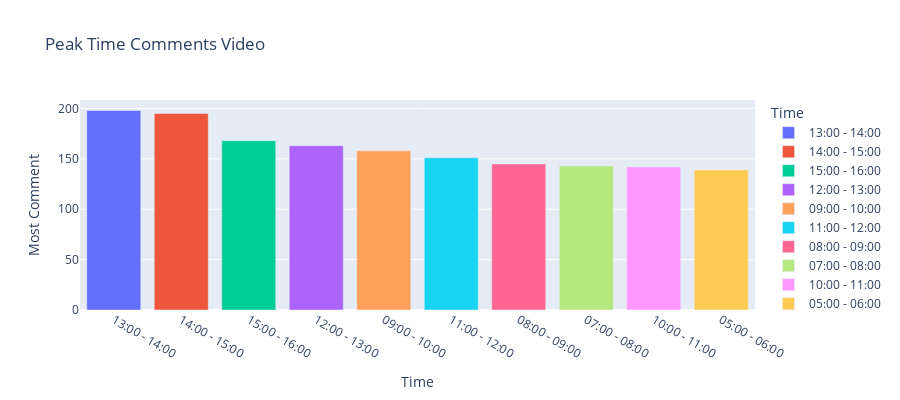

Here is the notebook cell this chart was saved with:
### Code cell
time_group = peak_time['Period_groups'].value_counts().head(10)
time_group = pd.DataFrame(data=time_group)
time_group.reset_index(inplace=True)
time_group = time_group.rename(columns = {'index':'Time','Period_groups':'Most Comment'})
time_group

fig2 = px.bar(time_group, x='Time', y='Most Comment', 
              color='Time', title = 'Peak Time Comments Video', height=400)
fig2.show()

### Figure 1 — Plotly figure (JSON) as saved in the notebook; plotly's stock layout.template omitted (floating-point values rounded to 4 significant figures)
{"data": [{"alignmentgroup": "True", "hovertemplate": "Time=%{x}<br>Most Comment=%{y}<extra></extra>", "legendgroup": "13:00 - 14:00", "marker": {"color": "#636efa", "pattern": {"shape": ""}}, "name": "13:00 - 14:00", "offsetgroup": "13:00 - 14:00", "orientation": "v", "showlegend": true, "textposition": "auto", "type": "bar", "x": ["13:00 - 14:00"], "xaxis": "x", "y": [198], "yaxis": "y"}, {"alignmentgroup": "True", "hovertemplate": "Time=%{x}<br>Most Comment=%{y}<extra></extra>", "legendgroup": "14:00 - 15:00", "marker": {"color": "#EF553B", "pattern": {"shape": ""}}, "name": "14:00 - 15:00", "offsetgroup": "14:00 - 15:00", "orientation": "v", "showlegend": true, "textposition": "auto", "type": "bar", "x": ["14:00 - 15:00"], "xaxis": "x", "y": [195], "yaxis": "y"}, {"alignmentgroup": "True", "hovertemplate": "Time=%{x}<br>Most Comment=%{y}<extra></extra>", "legendgroup": "15:00 - 16:00", "marker": {"color": "#00cc96", "pattern": {"shape": ""}}, "name": "15:00 - 16:00", "offsetgroup": "15:00 - 16:00", "orientation": "v", "showlegend": true, "textposition": "auto", "type": "bar", "x": ["15:00 - 16:00"], "xaxis": "x", "y": [168], "yaxis": "y"}, {"alignmentgroup": "True", "hovertemplate": "Time=%{x}<br>Most Comment=%{y}<extra></extra>", "legendgroup": "12:00 - 13:00", "marker": {"color": "#ab63fa", "pattern": {"shape": ""}}, "name": "12:00 - 13:00", "offsetgroup": "12:00 - 13:00", "orientation": "v", "showlegend": true, "textposition": "auto", "type": "bar", "x": ["12:00 - 13:00"], "xaxis": "x", "y": [163], "yaxis": "y"}, {"alignmentgroup": "True", "hovertemplate": "Time=%{x}<br>Most Comment=%{y}<extra></extra>", "legendgroup": "09:00 - 10:00 ", "marker": {"color": "#FFA15A", "pattern": {"shape": ""}}, "name": "09:00 - 10:00 ", "offsetgroup": "09:00 - 10:00 ", "orientation": "v", "showlegend": true, "textposition": "auto", "type": "bar", "x": ["09:00 - 10:00 "], "xaxis": "x", "y": [158], "yaxis": "y"}, {"alignmentgroup": "True", "hovertemplate": "Time=%{x}<br>Most Comment=%{y}<extra></extra>", "legendgroup": "11:00 - 12:00", "marker": {"color": "#19d3f3", "pattern": {"shape": ""}}, "name": "11:00 - 12:00", "offsetgroup": "11:00 - 12:00", "orientation": "v", "showlegend": true, "textposition": "auto", "type": "bar", "x": ["11:00 - 12:00"], "xaxis": "x", "y": [151], "yaxis": "y"}, {"alignmentgroup": "True", "hovertemplate": "Time=%{x}<br>Most Comment=%{y}<extra></extra>", "legendgroup": "08:00 - 09:00 ", "marker": {"color": "#FF6692", "pattern": {"shape": ""}}, "name": "08:00 - 09:00 ", "offsetgroup": "08:00 - 09:00 ", "orientation": "v", "showlegend": true, "textposition": "auto", "type": "bar", "x": ["08:00 - 09:00 "], "xaxis": "x", "y": [145], "yaxis": "y"}, {"alignmentgroup": "True", "hovertemplate": "Time=%{x}<br>Most Comment=%{y}<extra></extra>", "legendgroup": "07:00 - 08:00 ", "marker": {"color": "#B6E880", "pattern": {"shape": ""}}, "name": "07:00 - 08:00 ", "offsetgroup": "07:00 - 08:00 ", "orientation": "v", "showlegend": true, "textposition": "auto", "type": "bar", "x": ["07:00 - 08:00 "], "xaxis": "x", "y": [143], "yaxis": "y"}, {"alignmentgroup": "True", "hovertemplate": "Time=%{x}<br>Most Comment=%{y}<extra></extra>", "legendgroup": "10:00 - 11:00 ", "marker": {"color": "#FF97FF", "pattern": {"shape": ""}}, "name": "10:00 - 11:00 ", "offsetgroup": "10:00 - 11:00 ", "orientation": "v", "showlegend": true, "textposition": "auto", "type": "bar", "x": ["10:00 - 11:00 "], "xaxis": "x", "y": [142], "yaxis": "y"}, {"alignmentgroup": "True", "hovertemplate": "Time=%{x}<br>Most Comment=%{y}<extra></extra>", "legendgroup": "05:00 - 06:00 ", "marker": {"color": "#FECB52", "pattern": {"shape": ""}}, "name": "05:00 - 06:00 ", "offsetgroup": "05:00 - 06:00 ", "orientation": "v", "showlegend": true, "textposition": "auto", "type": "bar", "x": ["05:00 - 06:00 "], "xaxis": "x", "y": [139], "yaxis": "y"}], "layout": {"barmode": "relative", "height": 400, "legend": {"title": {"text": "Time"}, "tracegroupgap": 0}, "title": {"text": "Peak Time Comments Video"}, "xaxis": {"anchor": "y", "categoryarray": ["13:00 - 14:00", "14:00 - 15:00", "15:00 - 16:00", "12:00 - 13:00", "09:00 - 10:00 ", "11:00 - 12:00", "08:00 - 09:00 ", "07:00 - 08:00 ", "10:00 - 11:00 ", "05:00 - 06:00 "], "categoryorder": "array", "domain": [0, 1], "title": {"text": "Time"}}, "yaxis": {"anchor": "x", "domain": [0, 1], "title": {"text": "Most Comment"}}}}
